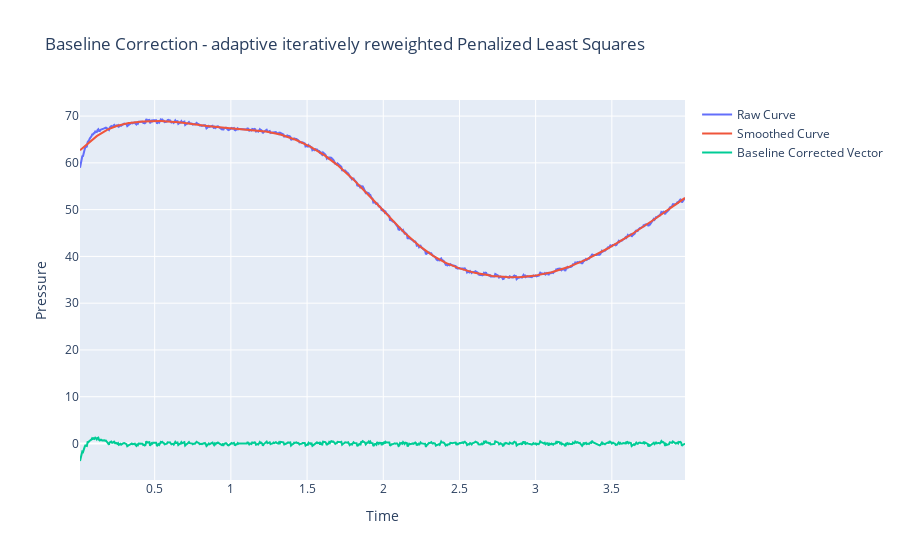

Notebook source saved alongside this figure:
### Code cell
"""
5. airPLS (adaptive iteratively reweighted Penalized Least Squares)
- fit a polynomial of degree <degree> to the original signal, to simulate a blank chromatogram and subtract it from the original signal 
"""
def logistic(x, m, s):
    return 1.0 / (1.0 + np.exp(-(x - m) / s))

smoothness = 1e5
n_iterations = 50
L = len(pressure_vector)
D = sparse.csc_matrix(np.diff(np.eye(L), 2))
w = np.ones(L)
for i in range(n_iterations):
    W = sparse.spdiags(w, 0, L, L)
    Z = W + smoothness * D.dot(D.transpose())
    smoothed_vector = spsolve(Z, w * pressure_vector)
    d = pressure_vector - smoothed_vector
    d_neg = d[d < 0]
    abs_d_neg = np.abs(d_neg).sum()
    abs_y = np.abs(pressure_vector).sum()
    if abs_d_neg < 0.001 * abs_y:
        break
    if len(d_neg) == 0:
        m_d, s_d = 0, 1
    else:
        m_d = np.mean(d_neg)
        s_d = np.std(d_neg) if np.std(d_neg) > 0 else 1
    w = np.ones(L)
    mask = pressure_vector > smoothed_vector
    w[mask] = logistic(pressure_vector[mask] - smoothed_vector[mask], m_d, s_d)
    # w[~mask] = 1  # already set by np.ones(L)
# baseline correction by subtracting the smoothed vector from the original pressure vector
baseline_corrected_vector = pressure_vector - smoothed_vector
# Remove the elements from the beginning and end to avoid edge effects. Typically <window_size // 2>
# baseline_corrected_vector = baseline_corrected_vector[1:-1]
fig = go.Figure()
fig.add_trace(go.Scatter(x=time, y=pressure_vector, mode='lines', name='Raw Curve'))
fig.add_trace(go.Scatter(x=time, y=smoothed_vector, mode='lines', name='Smoothed Curve'))
fig.add_trace(go.Scatter(x=time, y=baseline_corrected_vector, mode='lines', name='Baseline Corrected Vector'))
fig.update_layout(title='Baseline Correction - adaptive iteratively reweighted Penalized Least Squares', xaxis_title='Time', yaxis_title='Pressure')
fig.show()
fig.write_image("dev/figures/fig_baseline_correction_airPLS.png", width=1100, height= 350, scale = 3)

### Figure 1 — Plotly figure (JSON) as saved in the notebook; plotly's stock layout.template omitted (floating-point values rounded to 4 significant figures; data arrays with more than 128 entries replaced by an {"elided": "..."} marker saying what was removed)
{"data": [{"mode": "lines", "name": "Raw Curve", "type": "scatter", "x": {"elided": "795 float values"}, "y": {"elided": "795 float values"}}, {"mode": "lines", "name": "Smoothed Curve", "type": "scatter", "x": {"elided": "795 float values"}, "y": {"elided": "795 float values"}}, {"mode": "lines", "name": "Baseline Corrected Vector", "type": "scatter", "x": {"elided": "795 float values"}, "y": {"elided": "795 float values"}}], "layout": {"title": {"text": "Baseline Correction - adaptive iteratively reweighted Penalized Least Squares"}, "xaxis": {"title": {"text": "Time"}}, "yaxis": {"title": {"text": "Pressure"}}}}
